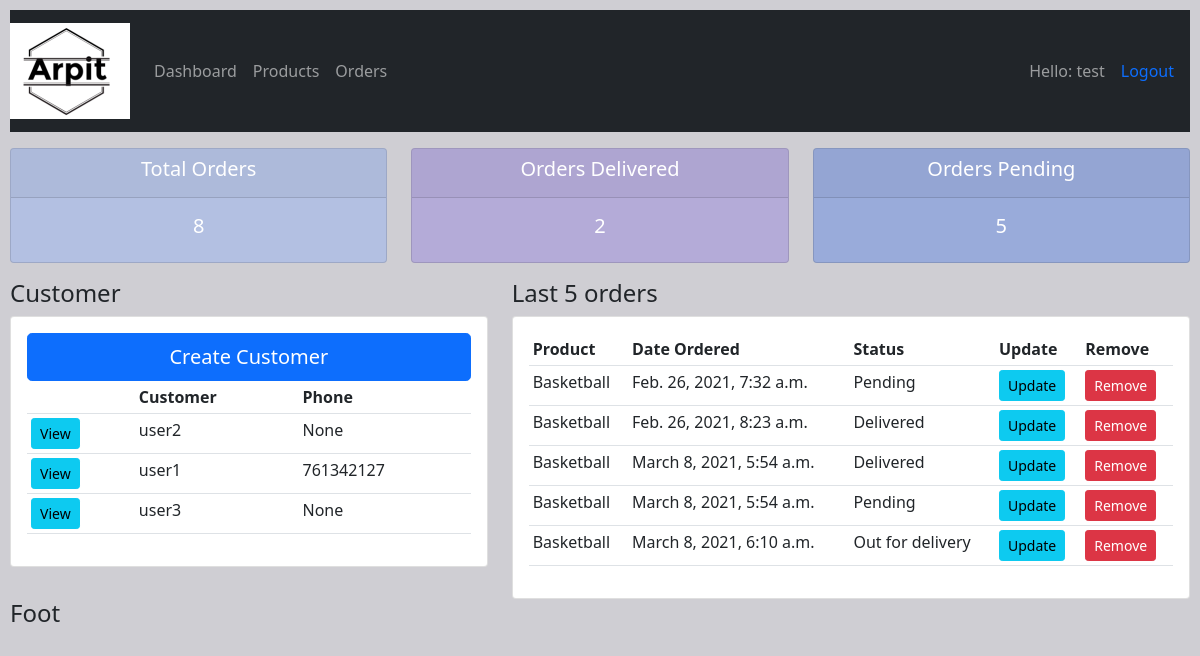
The app's page / (signed in) with its own data.
### crm1/models.py (models this page shows, shortened)
class Customer(models.Model):
    user = models.OneToOneField(User, null=True, on_delete=models.CASCADE)
    name = models.CharField(max_length=250, null=True)
    phone = models.CharField(max_length=15, null=True)
    email = models.EmailField(max_length=50, null=True)
    date_created = models.DateTimeField(auto_now_add=True, null=True)
    profile_picture = models.ImageField(default='Arpit.png',null=True, blank=True)

class Order(models.Model):
    STATUS = (
        ('Pending', 'Pending'),
        ('Out for delivery', 'Out for delivery'),
        ('Delivered', 'Delivered'),
    )
    customer = models.ForeignKey(
        Customer, null=True, on_delete=models.SET_NULL)
    product = models.ForeignKey(Product, null=True, on_delete=models.SET_NULL)
    date_created = models.DateTimeField(auto_now_add=True, null=True)
    status = models.CharField(max_length=200, choices=STATUS)

class Product(models.Model):
    CATEGORY = (
        ('Indoor', 'Indoor'),
        ('Outdoor', 'Outdoor'),
    )
    name = models.CharField(max_length=250, null=True)
    price = models.FloatField(null=True)
    category = models.CharField(max_length=250, null=True, choices=CATEGORY)
    description = models.CharField(max_length=200, null=True, blank=True
                                   )
    date_created = models.DateTimeField(auto_now_add=True, null=True)
    tags = models.ManyToManyField(Tag)
    def __str__(self):
        return self.name

### crm1/decorators.py (the view)
    def wrapper_func(request, *args, **kwargs):
        group = None
        if request.user.groups.exists():
            group = request.user.groups.all()[0].name
        if group == 'admin':
            return view_func(request, *args, **kwargs)
        if group == 'customer':
            return redirect('customer',pk = request.user.customer.id)

### crm1/views.py (called while the page is built)
@login_required(login_url='login')
@admin_only
def dashboard(request):
    customers = Customer.objects.all()
    orders = Order.objects.order_by('date_created')
    order_latest= orders[:5]
    total_orders = orders.count()
    pending_orders = orders.filter(status="Pending").count()
    delivered_orders = orders.filter(status="Delivered").count()
    context = {"customers": customers, "orders": orders,
               "total": total_orders,
               "pending": pending_orders,
               "delivered": delivered_orders,
               "order_latest":order_latest,
               }
    return render(request, 'crm1/dashboard.html', context)

### crm1/templates/crm1/dashboard.html
{% extends 'crm1/base.html' %}
{% block content %}
{% include 'crm1/status.html' %}
<div class="row">
    <div class="col-sm-5">
        <h4>Customer</h4>
        <div class="card card-body">
            <a href="{% url 'register' %}" class="btn btn-primary btn-lg btn-block">Create Customer</a>
            <table class="table table-sm">
                <tr>
                    <th></th>
                    <th>Customer</th>
                    <th>Phone</th>
                </tr>
                {%for customer in customers%}
                <tr>
                    <td><a href="{% url 'customer' customer.id %}" class="btn btn-sm btn-info">View</a></td>
                    <td>{{customer.name}}</td>
                    <td>{{customer.phone}}</td>
                </tr>
                {% endfor %}
            </table>
        </div>
    </div>
    <div class="col-sm-7">
        <h4>Last 5 orders</h4>
        <div class="card card-body">
            <table class="table table-sm">
                <tr>
                    <th>Product</th>
                    <th>Date Ordered</th>
                    <th>Status</th>
                    <th>Update</th>
                    <th>Remove</th>
                </tr>
                {% for order in order_latest %}
                <tr>
                    <td>{{order.product}}</td>
                    <td>{{order.date_created}}</td>
                    <td>{{order.status}}</td>
                    <td><a href="{% url 'update_order' order.id %}" class="btn btn-sm btn-info">Update</a></td>
                    <td><a href="{% url 'delete_order' order.id %}" class="btn btn-sm btn-danger">Remove</a></td>
                </tr>
                {% endfor %}
            </table>
        </div>
    </div>
</div>
{% endblock %}

### crm1/templates/crm1/navbar.html (shortened to what this page needs)
{% load static %}
<nav class="navbar navbar-expand-lg navbar-dark bg-dark">
  <a class="navbar-brand" href="#">
    <img src="{% static 'media/Arpit.png'%}" alt="Navabar">
  </a>
  <div class="collapse navbar-collapse" id="navbarNav">
    {% if request.user.is_staff %}
    <ul class="navbar-nav">
      <li class="nav-item active">
        <a class="nav-link" href="{% url 'home' %}">Dashboard </a>
      </li>
      <li class="nav-item">
        <a class="nav-link" href="{% url 'product' %}">Products</a>
      </li>
      <li class="nav-item">
        <a class="nav-link" href="{% url 'order' %}">Orders</a>
      </li>
    {% endif %}
    </ul>
  </div>
  <span class="navbar-text">
    Hello: {{request.user}}
  </span>
   <span>
    <a class="nav-link" href="{% url 'logout' %}">Logout</a>
   </span>
</nav>

### crm1/static/css/base.css (style rules this page uses)
body { background-color:#CFCED3; margin: 10px 10px 10px 10px; }

### records on screen
Customer: name "user2", phone "None"
Customer: name "user1", phone "761342127"
Customer: name "user3", phone "None"
Order: product "Basketball", date_created "Feb. 26, 2021, 7:32 a.m.", status "Pending"
Order: product "Basketball", date_created "Feb. 26, 2021, 8:23 a.m.", status "Delivered"
Order: product "Basketball", date_created "March 8, 2021, 5:54 a.m.", status "Delivered"
Order: product "Basketball", date_created "March 8, 2021, 5:54 a.m.", status "Pending"
Order: product "Basketball", date_created "March 8, 2021, 6:10 a.m.", status "Out for delivery"

### other values on screen
{{ request.user }} "test"
{{ total }} "8"
{{ delivered }} "2"
{{ pending }} "5"
